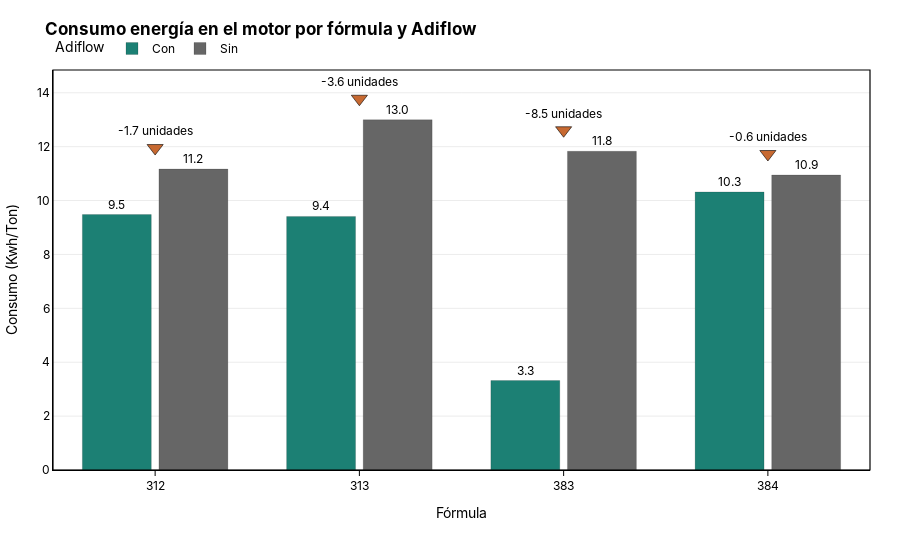

The cell this chart's notebook holds for it:
### Code cell
fig, df_plot, df_change = grouped_bar_corporate_with_change(
    by_group,                                 # tu DataFrame
    formula_col="Fórmula",
    group_col="Adiflow",
    value_col="kwh_t",
    title="Consumo energía en el motor por fórmula y Adiflow",
    order_formula=orden_formula,
    order_group=["Con", "Sin"],         # asegura el orden
    color_con="#1C8074",                # verde corporativo
    color_sin="#666666",                # gris corporativo
    # Guardado opcional:
    #write_html=f"{ROOT_IMAGEN}/barras_amp_motor.html",
    y_axis_title="Consumo (Kwh/Ton)",

)

fig.show()
s3.save_plotly_html(fig, f"barras_amp_motor.html")

### Figure 1 — Plotly figure (JSON) as saved in the notebook; plotly's stock layout.template omitted (floating-point values rounded to 4 significant figures)
{"data": [{"hovertemplate": "Adiflow: <b>Con</b><br>Fórmula: {x}<br>kwh_t: {y:.1f}<extra></extra>", "marker": {"color": "#1C8074", "line": {"color": "rgba(0,0,0,0.25)", "width": 0.6}}, "name": "Con", "text": [9.48, 9.41, 3.32, 10.32], "textposition": "outside", "texttemplate": "%{text:.1f}", "type": "bar", "x": ["312", "313", "383", "384"], "y": [9.48, 9.41, 3.32, 10.32]}, {"hovertemplate": "Adiflow: <b>Sin</b><br>Fórmula: {x}<br>kwh_t: {y:.1f}<extra></extra>", "marker": {"color": "#666666", "line": {"color": "rgba(0,0,0,0.25)", "width": 0.6}}, "name": "Sin", "text": [11.17, 13.0, 11.83, 10.95], "textposition": "outside", "texttemplate": "%{text:.1f}", "type": "bar", "x": ["312", "313", "383", "384"], "y": [11.17, 13.0, 11.83, 10.95]}, {"hovertemplate": "Fórmula: {x}<br>Δ (Con vs Sin): {text}<extra></extra>", "marker": {"color": ["#c76931", "#c76931", "#c76931", "#c76931"], "line": {"color": "#000000", "width": 0.6}, "size": 14, "symbol": ["triangle-down", "triangle-down", "triangle-down", "triangle-down"]}, "mode": "markers+text", "showlegend": false, "text": ["-1.7 unidades", "-3.6 unidades", "-8.5 unidades", "-0.6 unidades"], "textfont": {"color": "#000000"}, "textposition": "top center", "type": "scatter", "x": ["312", "313", "383", "384"], "y": [11.95, 13.78, 12.61, 11.73]}], "layout": {"bargap": 0.25, "bargroupgap": 0.1, "barmode": "group", "font": {"color": "#000000", "family": "Inter, 'Helvetica Neue', Arial, sans-serif", "size": 12}, "hoverlabel": {"bgcolor": "#FFFFFF", "bordercolor": "#666666", "font": {"color": "#000000"}}, "legend": {"orientation": "h", "title": {"text": "Adiflow"}, "x": 0, "y": 1.09}, "margin": {"b": 90, "l": 40, "r": 30, "t": 70}, "paper_bgcolor": "#FFFFFF", "plot_bgcolor": "#FFFFFF", "shapes": [{"fillcolor": "rgba(0,0,0,0)", "line": {"color": "#000000", "width": 1.2}, "type": "rect", "x0": 0, "x1": 1, "xref": "paper", "y0": 0, "y1": 1, "yref": "paper"}], "title": {"text": "<b>Consumo energía en el motor por fórmula y Adiflow</b>"}, "xaxis": {"automargin": true, "linecolor": "#000000", "linewidth": 1, "showline": true, "tickangle": 0, "tickcolor": "#000000", "ticks": "outside", "title": {"text": "Fórmula"}}, "yaxis": {"automargin": true, "gridcolor": "rgba(0,0,0,0.08)", "linecolor": "#000000", "linewidth": 1, "showline": true, "title": {"text": "Consumo (Kwh/Ton)"}, "zeroline": true, "zerolinecolor": "rgba(0,0,0,0.2)"}}}
